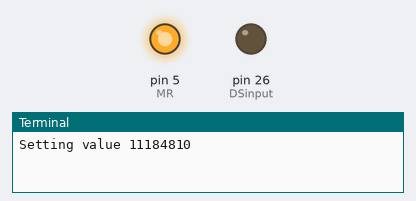
Simulated run of this program. Board: Raspberry Pi (header pin numbers). Parts: output pins drawn as LEDs (lit = HIGH), the last lines printed to the terminal. Pins used as bus, display or sensor lines are not drawn. At 20.0 s the program stops and its outputs stay as they are.

Above: at 0.1 s.
At 10.1 s:
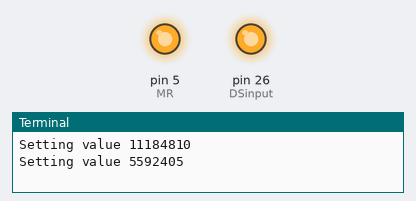
Timing chart, 0 to 11.6 s (numbered marks = the images above):
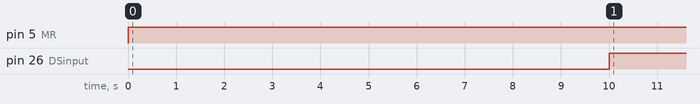

Measured:
- by itself, pin 5 (MR): LOW → HIGH at 0.00 s
- by itself, pin 26 (DSinput): LOW → HIGH at 10.0 s

The program:

testDigitController.py
```python
import digitController
from digitController import Shifter

from time import sleep

pause=10

shifter = Shifter()
shifter.clear()
shifter.setValue(0x0AAAAAA)
sleep(pause)
shifter.clear()
shifter.setValue(0x0555555)
sleep(pause)
```

digitController.py
```python
import RPi.GPIO as gpio
from time import sleep

class Shifter():

    #inputA=15
    SHCPclock=6 #SHCP 8-stage shift register pin 11 clockpin
    DSinput=26  #DS Serial Data input.
    STCP=19 #STCP 8-bit storage register pin 12  register clock = latch
    #clearPin=6 #latch MR pin 10

    MR=5 #master reset  SRCLR


    def __init__(self):
        self.setupBoard()
        self.pause=0

    def tick(self):
        gpio.output(Shifter.SHCPclock,gpio.HIGH)
        sleep(self.pause)
        gpio.output(Shifter.SHCPclock,gpio.LOW)
        sleep(self.pause)

    def setValue(self,value):
        print "Setting value", value
        for i in range(24):
            bitwise=0x800000>>i
            bit=bitwise&value
            if (bit==0):
                gpio.output(Shifter.DSinput,gpio.LOW)
            else:
                gpio.output(Shifter.DSinput,gpio.HIGH)
            Shifter.tick(self)
        gpio.output(Shifter.STCP, gpio.HIGH)

    def clear(self):
        gpio.output(Shifter.MR,gpio.LOW)
        Shifter.tick(self)
        gpio.output(Shifter.MR,gpio.HIGH)

    def setupBoard(self):

        gpio.setmode(gpio.BCM)

        #gpio.setup(Shifter.inputA,gpio.OUT)
        #gpio.output(Shifter.inputA,gpio.HIGH)

        gpio.setup(Shifter.DSinput,gpio.OUT)
        gpio.output(Shifter.DSinput,gpio.LOW)

        gpio.setup(Shifter.SHCPclock,gpio.OUT)
        gpio.output(Shifter.SHCPclock,gpio.LOW)

        gpio.setup(Shifter.STCP,gpio.OUT)
        gpio.output(Shifter.STCP,gpio.LOW)

        gpio.setup(Shifter.MR,gpio.OUT)
        gpio.output(Shifter.MR,gpio.HIGH)


# def main():
#     pause=0.5
#     #gpio.setmode(gpio.BOARD)
#     shifter=Shifter()
#     running=True
#     while running==True:
#         try:
#         #shifter.clear()
#         #shifter.setValue(1)
#         #sleep(1)
#             shifter.clear()
#             #shifter.setValue(0x0AAAAAA)
#             sleep(pause)
#             #shifter.clear()
#             shifter.setValue(0x0555555)
#             sleep(pause)
#         except KeyboardInterrupt:
#             running=False
#
# if __name__ == '__main__':
# 	main()
```
